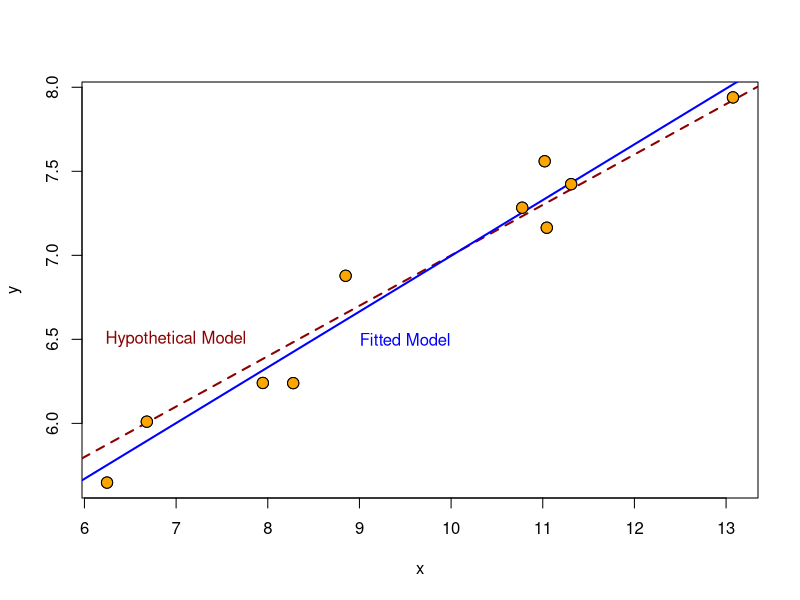
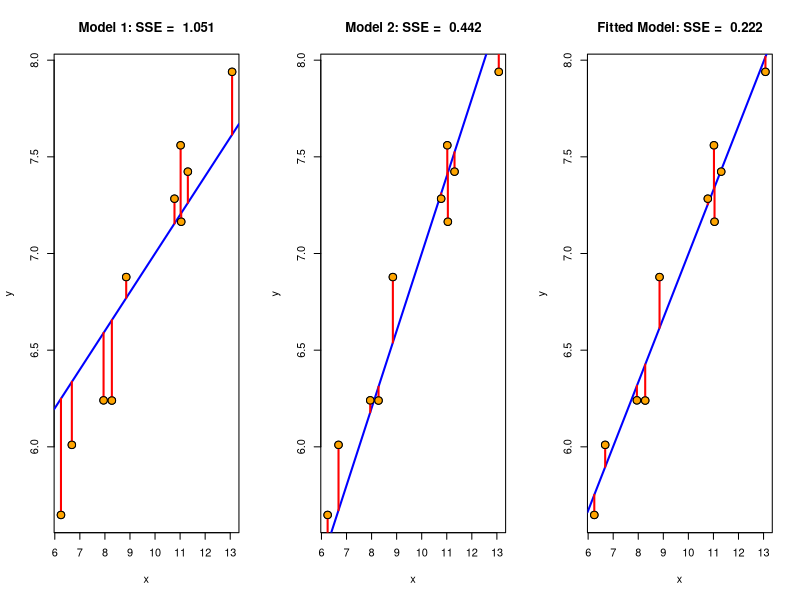
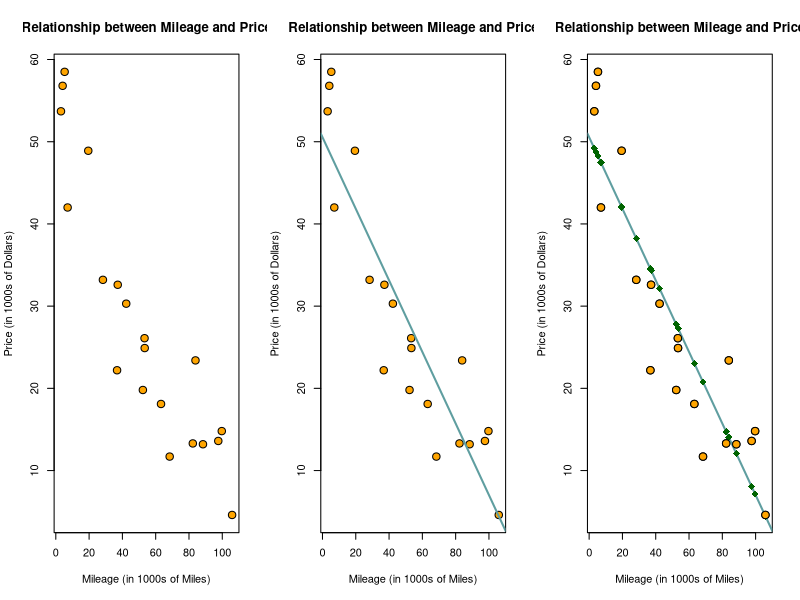
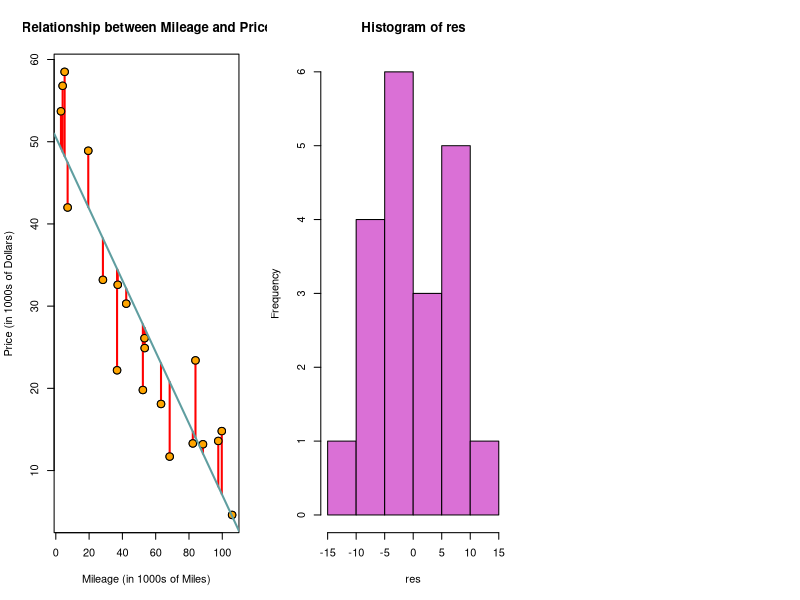

Write the R code that produced these figures, in order.
## ---- chunk 1
set.seed(3)
x <- runif(n=10, 5, 15)
y <- 4 + 0.3*x + rnorm(10, 0, 0.2)
model <- lm(y~x)
plot(y ~ x, pch=21, bg='orange', col='black', cex=1.5)
abline(4, 0.3, col='darkred', lty=2, lwd=2)
abline(model$coefficients, col='blue', lwd=2)
points(y ~ x, pch=21, bg='orange', col='black', cex=1.5)
text(7, 6.5, 'Hypothetical Model', col='darkred')
text(9.5, 6.5, 'Fitted Model', col='blue')
## ---- chunk 2
set.seed(3)
x <- runif(n=10, 5, 15)
y <- 4 + 0.3*x + rnorm(10, 0, 0.2)
model <- lm(y~x)

pred1 <- 5 + 0.2*x
pred2 <- 3 + 0.4*x
res1 <- y - pred1
res2 <- y - pred2
res3 <- model$residuals

sse1 <- sum(res1^2)
sse2 <- sum(res2^2)
sse3 <- sum(res3^2)


par(mfrow=c(1,3))

plot(y ~ x, pch=21, bg='orange', col='black', cex=1.5, main=paste("Model 1: SSE = ", round(sse1,3)))
abline(5, 0.2, col='blue', lwd=2)
segments(x, pred1, x, y, col='red', lwd=2)
points(y ~ x, pch=21, bg='orange', col='black', cex=1.5)

plot(y ~ x, pch=21, bg='orange', col='black', cex=1.5, main=paste("Model 2: SSE = ", round(sse2,3)))
abline(3, 0.4, col='blue', lwd=2)
segments(x, pred2, x, y, col='red', lwd=2)
points(y ~ x, pch=21, bg='orange', col='black', cex=1.5)

plot(y ~ x, pch=21, bg='orange', col='black', cex=1.5, main=paste("Fitted Model: SSE = ", round(sse3,3)))
abline(model$coefficients, col='blue', lwd=2)
segments(x, model$fitted.values, x, y, col='red', lwd=2)
points(y ~ x, pch=21, bg='orange', col='black', cex=1.5)


par(mfrow=c(1,3))
## ---- chunk 3
mileage <- c( 3.1,  4.1,  5.3,  7.1, 19.5, 
             28.3, 36.8, 37.2, 42.3, 52.3, 
             53.3, 53.4, 63.2, 68.4, 82.3, 
             83.9, 88.4, 97.6, 99.7, 105.9)

price <- c(53.7, 56.8, 58.5, 42.0, 48.9, 
           33.2, 22.2, 32.6, 30.3, 19.8, 
           26.1, 24.9, 18.1, 11.7, 13.3, 
           23.4, 13.2, 13.6, 14.8, 4.6)

## ---- chunk 4
xbar <- mean(mileage)
sx <- sd(mileage)

x_stats <- c(xbar, sx)
names(x_stats) <- c('mean', 'stdev')

ybar <- mean(price)
sy <- sd(price)

y_stats <- c(ybar, sy)
names(y_stats) <- c('mean', 'stdev')

rbind(x_stats, y_stats)
## ---- chunk 5
plot(price ~ mileage, pch=21, bg='orange', col='black', cex=1.5,
     xlab = 'Mileage (in 1000s of Miles)', ylab = 'Price (in 1000s of Dollars)', 
     main = 'Relationship between Mileage and Price')
## ---- chunk 6
model <- lm(price ~ mileage)

summary(model)
## ---- chunk 7
model$coefficients
## ---- chunk 8
 summary(model)$r.squared
## ---- chunk 9
plot(price ~ mileage, pch=21, bg='orange', col='black', cex=1.5,
     xlab = 'Mileage (in 1000s of Miles)', ylab = 'Price (in 1000s of Dollars)', 
     main = 'Relationship between Mileage and Price')
abline(model$coefficients, col='cadetblue', lwd=2)
## ---- chunk 10
round(model$fitted.values,1)
## ---- chunk 11
plot(price ~ mileage, pch=21, bg='orange', col='black', cex=1.5,
     xlab = 'Mileage (in 1000s of Miles)', ylab = 'Price (in 1000s of Dollars)', 
     main = 'Relationship between Mileage and Price')

abline(model$coefficients, col='cadetblue', lwd=2)

points(mileage, model$fitted.values, pch=18, cex=1.5, col='darkgreen')
points(price ~ mileage, pch=21, bg='orange', col='black', cex=1.5)


## ---- chunk 12
plot(price ~ mileage, pch=21, bg='orange', col='black', cex=1.5,
     xlab = 'Mileage (in 1000s of Miles)', ylab = 'Price (in 1000s of Dollars)', 
     main = 'Relationship between Mileage and Price')

segments(mileage, model$fitted.values, mileage, price, col='red', lwd=2)
points(price ~ mileage, pch=21, bg='orange', col='black', cex=1.5)

abline(model$coefficients, col='cadetblue', lwd=2)
## ---- chunk 13
res <- model$residuals

round(res,1)
## ---- chunk 14
hist(res, col='orchid')
## ---- chunk 15
res_mean <- mean(res)
res_sd <- sd(res)

res_stats <- c(res_mean, res_sd)
names(res_stats) <- c('mean', 'stdev')

round(res_stats,4)
## ---- chunk 16
newdata = data.frame(mileage=c(45))
predict(model, newdata)
## ---- chunk 17
predict(model, newdata, interval = 'prediction', level=0.95)
## ---- chunk 18
newdata = data.frame(mileage=c(40, 50, 70))
predict(model, newdata, interval='prediction', level=0.95)
